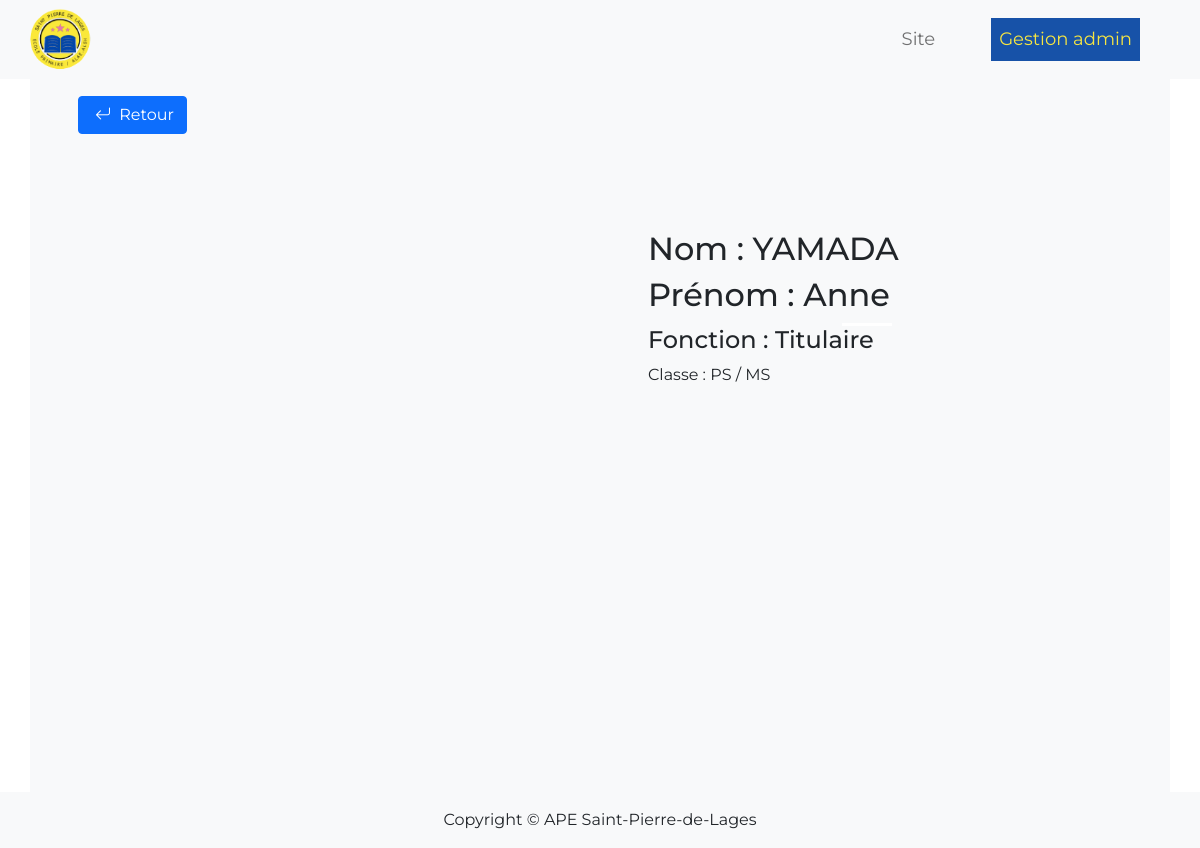
Screenshot of /admin/view_parent.php?id=13 (signed in) with the database file from the repository.
### tables this page shows
CREATE TABLE `parents_delegues` (
  `id` int(11) NOT NULL,
  `nom` varchar(110) NOT NULL,
  `prenom` varchar(110) NOT NULL,
  `fonction` varchar(110) NOT NULL,
  `classe` varchar(110) NOT NULL,
  `image` varchar(250) NOT NULL
);

### admin/security.php (called while the page is built)
<?php
    class Securite{
        public static function verifAccessSession() {
            return (!empty($_SESSION['connect']) && $_SESSION['connect'] === 1 );
        }
    }
?>

### admin/view_parent.php (the view, shortened to what this page needs)
<?php
    require_once 'security.php';
    if(Securite::verifAccessSession()) {
        function checkInput ($data) {
            $data = trim($data);
            $data = stripcslashes($data);
            $data = htmlspecialchars($data);
            return $data;
        }
        if(!empty($_GET['id'])) {
        $id = checkInput($_GET['id']);
    }
        $db = Database::connect();
        $statement = $db->prepare('SELECT * FROM parents_delegues WHERE id = :id ');
        $statement->bindValue(':id', $id, PDO :: PARAM_INT);
        $statement-> execute();
        $parent = $statement->fetch(PDO::FETCH_ASSOC);
    ?>
<!DOCTYPE html>
<html lang="fr">
    <head>
        <link
          href="https://cdn.jsdelivr.net/npm/bootstrap@5.0.1/dist/css/bootstrap.min.css"
          rel="stylesheet"
        />
        <link
          rel="stylesheet"
          href="https://cdn.jsdelivr.net/npm/bootstrap-icons@1.5.0/font/bootstrap-icons.css"
        />
        <link rel="stylesheet" href="../style.css" />
    </head>
    <body>
        <header class="">
            <nav class="navbar navbar-expand-lg navbar-light bg-light fixed-top ">
                <div class="container-fluid">
                    <a href="#">
                        <img class="img img-fluid w-75 ps-3" src="../images/logo.png" alt="logo">
                    </a>
                    <div class="collapse navbar-collapse lg-d-flex bg-light justify-content-end " id="navbarSupportedContent">
                        <div >
                            <ul class="navbar-nav me-auto mb-2 mb-lg-0  ">
                            <li class="nav-item me-5">
                                    <a class="nav-link border-3" aria-current="page" href="../index.php">Site</a>
                                </li>
                                <li class="nav-item me-5">
                                    <a class="nav-link active" aria-current="page" href="connect.php">Gestion admin</a>
                                </li>
                            </ul>
                        </div>
                    </div>
                </div>
                </nav>
        </header>
        <div class="container  bg-light p-5 mt-5" style="height: 800px" >
            <a href="connect.php" class="btn btn-primary mb-5 " > <i class="bi bi-arrow-return-left p-1"></i> Retour</a>
        <div class="row d-flex justify-content-center align-items-center">
                          <div class="col-lg-6 col-md-12 ">
                        </div>
                        <div class="col p-5">
                            <h2 > Nom : <?php echo $parent['nom'] ?></h2>
                            <h2 > Prénom :  <?php echo $parent['prenom']?></h2>
                            <hr>
                            <h4 > Fonction :  <?php echo $parent['fonction'] ?></h4>
                            <p > Classe :  <?php echo $parent['classe'] ?></p>
                        </div>
        </div>
        <footer class="container-fluid d-flex justify-content-evenly pt-3 bg-light fixed-bottom">
        <p>Copyright © APE Saint-Pierre-de-Lages</p>
    </footer>
    <?php
}else {
    header('location: connect.php');
}
?>
</body>
</html>

### style.css (style rules this page uses)
* { margin: 0; padding: 0; box-sizing: border-box; font-family: "Montserrat", sans-serif; }
:root { --bleu: #1752a8; --jaune: #f6e542; }
.nav-link { font-size: 18px; }
nav .active { background: var(--bleu); color: var(--jaune) !important; }
img { margin: auto; }
hr { background-color: white; width: 50px; margin: auto; padding-bottom: 3px; opacity: 1; }

### rows the page displays
parents_delegues: nom "YAMADA", prenom "Anne", fonction "Titulaire", classe "PS / MS"
